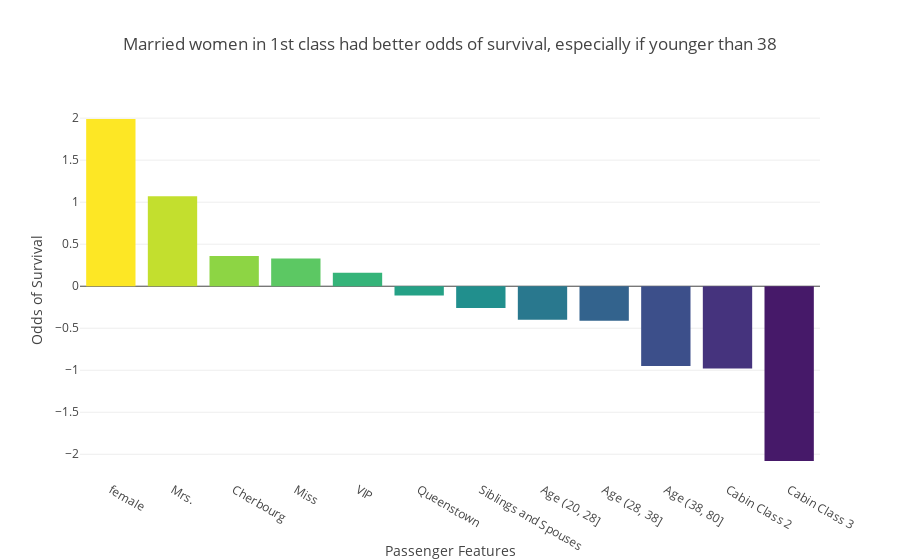

Write notebook code for a chart like this one.
### Code cell
# Let's display that with Plotly.
mydata = [go.Bar(
    x=coeffs['feature'],
    y=coeffs['coefficient'],
    marker=dict(color=Viridis[::-6])
)]

mylayout = go.Layout(
    title='Married women in 1st class had better odds of survival, especially if younger than 38',
    xaxis = {'title': 'Passenger Features'},
    yaxis = {'title': 'Odds of Survival'}, 

)
fig = go.Figure(data=mydata, layout=mylayout)
iplot(fig)

### Figure 1 — Plotly figure (JSON) as saved in the notebook; plotly's stock layout.template omitted (floating-point values rounded to 4 significant figures)
{"data": [{"marker": {"color": ["#fde725", "#c3df2e", "#8dd544", "#5cc863", "#35b479", "#25a186", "#218f8d", "#29788e", "#33638d", "#3c4f8a", "#45337d", "#461969"]}, "type": "bar", "uid": "cafadddd-ab22-461a-9c11-da82b491d59f", "x": ["female", "Mrs.", "Cherbourg", "Miss", "VIP", "Queenstown", "Siblings and Spouses", "Age (20, 28]", "Age (28, 38]", "Age (38, 80]", "Cabin Class 2", "Cabin Class 3"], "y": [1.99, 1.07, 0.36, 0.33, 0.16, -0.11, -0.26, -0.4, -0.41, -0.95, -0.98, -2.08]}], "layout": {"title": {"text": "Married women in 1st class had better odds of survival, especially if younger than 38"}, "xaxis": {"title": {"text": "Passenger Features"}}, "yaxis": {"title": {"text": "Odds of Survival"}}}}
